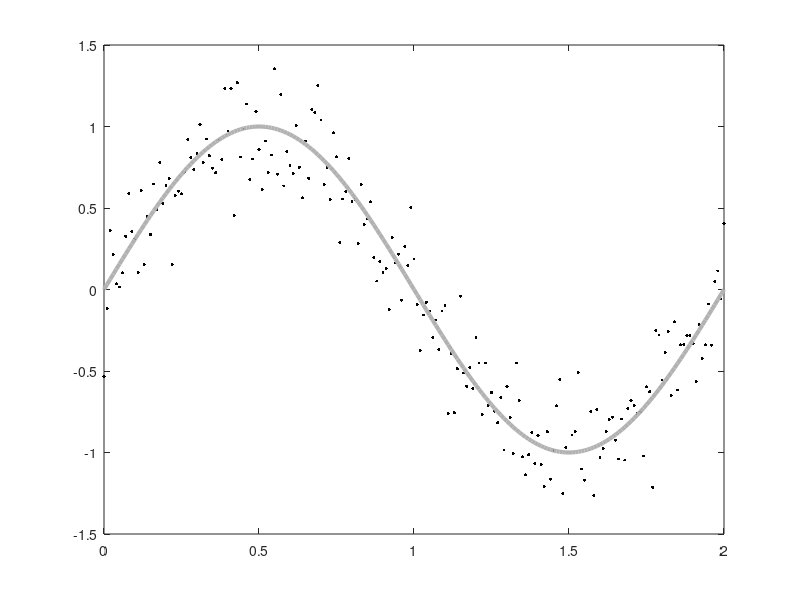

MATLAB code to generate this figure: (Note: this script raises an error after producing the figure.)
%%%%%%%%%%%%%%%%%%%%%%%%%%%%%%%%%%%%%%%%%%%%%%%%%%%%%%%%%%%%%%%%%%%%%%%%%%%
%
% Drifted linear regression demonstration from Chapter 3 of the book
%
% Simo Sarkka and Lennart Svensson (2023), Bayesian Filtering and Smoothing,
% 2nd ed. Cambridge University Press. 
%
% See LICENSE provided with the software.
%
%%%%%%%%%%%%%%%%%%%%%%%%%%%%%%%%%%%%%%%%%%%%%%%%%%%%%%%%%%%%%%%%%%%%%%%%%%%


%%
% Simulate data
%

%    randn('state',12);  % Use this to get book's data
    rng(1, 'twister');
    
    dt = 0.01;
    sd = 0.2;
    t = (0:dt:2);
    x = sin(pi*t);
    y = x + sd*randn(size(x));
    
    h = plot(t,y,'.',t,x,'-');
    
    axis([0 2 -1.5 1.5]);
    
    set(h,'Markersize',7);
    set(h,'LineWidth',3);
    set(h(1),'Color',[0.0 0.0 0.0]);
    set(h(2),'Color',[0.7 0.7 0.7]);
    
    
    h = legend('Measurements','True Signal','Location','NE');
    xlabel('{\it t}');
    
    rmse = sqrt(mean((x - y).^2))
  
%%
% Kalman filter 1
%
    m0 = [0;0];
    P0 = eye(2);
    m = m0;
    P = P0;
    kf1_MM = zeros(size(m0,1),length(y));
    kf1_PP = zeros(size(P0,1),size(P0,1),length(y));
    Q = 0.1*eye(2)*dt;
    for k=1:length(y)
        P = P + Q;
        H = [1 t(k)];
        S = H*P*H'+sd^2;
        K = P*H'/S;
        m = m + K*(y(k)-H*m);
        P = P - K*S*K';
        
        kf1_MM(:,k) = m;
        kf1_PP(:,:,k) = P;
    end
    
    est = kf1_MM(1,:) + t.*kf1_MM(2,:);
    h = plot(t,y,'.',t,x,'-',t,est,'b-');
    
    axis([0 2 -1.5 1.5]);
    
    set(h,'Markersize',7);
    set(h(2),'LineWidth',4);
    set(h(3),'LineWidth',1.5);
    set(h(1),'Color',[0.0 0.0 0.0]);
    set(h(2),'Color',[0.7 0.7 0.7]);
    set(h(3),'Color',[0.0 0.0 0.0]);
 
    h = legend('Measurements','True Signal','Estimate','Location','NE');
    
    xlabel('{\it t}');
    
    rmse = sqrt(mean((x - est).^2))

%%
% Kalman filter 2
%
    m0 = [0;0];
    P0 = eye(2);
    m = m0;
    P = P0;
    kf2_MM = zeros(size(m0,1),length(y));
    kf2_PP = zeros(size(P0,1),size(P0,1),length(y));
    q = 10;
    A = [1 dt; 0 1];
    Q = q * [dt^3/3 dt^2/2; dt^3/3 dt];
    
    for k=1:length(y)
        m = A*m;
        P = A*P*A' + Q;      
        H = [1 0];
        S = H*P*H'+sd^2;
        K = P*H'/S;
        m = m + K*(y(k)-H*m);
        P = P - K*S*K';
        
        kf2_MM(:,k) = m;
        kf2_PP(:,:,k) = P;
    end
    
    est = kf2_MM(1,:);
    h = plot(t,y,'.',t,x,'-',t,est,'b-');
    
    axis([0 2 -1.5 1.5]);
    
    set(h,'Markersize',7);
    set(h(2),'LineWidth',4);
    set(h(3),'LineWidth',1.5);
    set(h(1),'Color',[0.0 0.0 0.0]);
    set(h(2),'Color',[0.7 0.7 0.7]);
    set(h(3),'Color',[0.0 0.0 0.0]);
    
    
    h = legend('Measurements','True Signal','Estimate','Location','NE');
    
    xlabel('{\it t}');
    
    rmse = sqrt(mean((x - est).^2))

%%
% Kalman smoother
%
    ms = kf2_MM(:,end);
    Ps = kf2_PP(:,:,end);
    rts_m = zeros(size(m,1),length(y));
    rts_P = zeros(size(P,1),size(P,2),length(y));
    rts_m(:,end) = ms;
    rts_P(:,:,end) = Ps;
    for k=size(kf2_MM,2)-1:-1:1
        mp = A*kf2_MM(:,k);
        Pp = A*kf2_PP(:,:,k)*A'+Q;
        Ck = kf2_PP(:,:,k)*A'/Pp;
        ms = kf2_MM(:,k) + Ck*(ms - mp);
        Ps = kf2_PP(:,:,k) + Ck*(Ps - Pp)*Ck';
        rts_m(:,k) = ms;
        rts_P(:,:,k) = Ps;
    end
    
    est = rts_m(1,:);
    h = plot(t,y,'.',t,x,'-',t,est,'b-');
    
    axis([0 2 -1.5 1.5]);
    
    set(h,'Markersize',7);
    set(h(2),'LineWidth',4);
    set(h(3),'LineWidth',1.5);
    set(h(1),'Color',[0.0 0.0 0.0]);
    set(h(2),'Color',[0.7 0.7 0.7]);
    set(h(3),'Color',[0.0 0.0 0.0]);
    
    
    h = legend('Measurements','True Signal','Estimate','Location','NE');
    
    xlabel('{\it t}');
    
    rmse = sqrt(mean((x - est).^2))
    
%%
% Prediction
%
    psteps = 50;
    
    PMM = zeros(size(rts_m,1),size(rts_m,2)+psteps);
    PPP = zeros(size(rts_P,1),size(rts_P,2),size(rts_P,3)+psteps);
    ind = size(rts_m,2);
    PMM(:,1:ind) = rts_m;
    PPP(:,:,1:ind) = rts_P;
    
    PT = [t t(end)+(1:psteps)*dt];
    m = rts_m(:,end);
    P = rts_P(:,:,end);
    for k=ind+1:ind+psteps
        m = A*m;
        P = A*P*A' + Q;
        PMM(:,k) = m;
        PPP(:,:,k) = P;    
    end
    
    est = PMM(1,:);
    h = plot(t,y,'.',t,x,'-',PT,est,'b-');
    
    axis([0 PT(end) -1.5 1.5]);
    
    set(h,'Markersize',7);
    set(h(2),'LineWidth',4);
    set(h(3),'LineWidth',1.5);
    set(h(1),'Color',[0.0 0.0 0.0]);
    set(h(2),'Color',[0.7 0.7 0.7]);
    set(h(3),'Color',[0.0 0.0 0.0]);
    
    h = legend('Measurements','True Signal','Estimate','Location','SW');
    
    xlabel('{\it t}');
